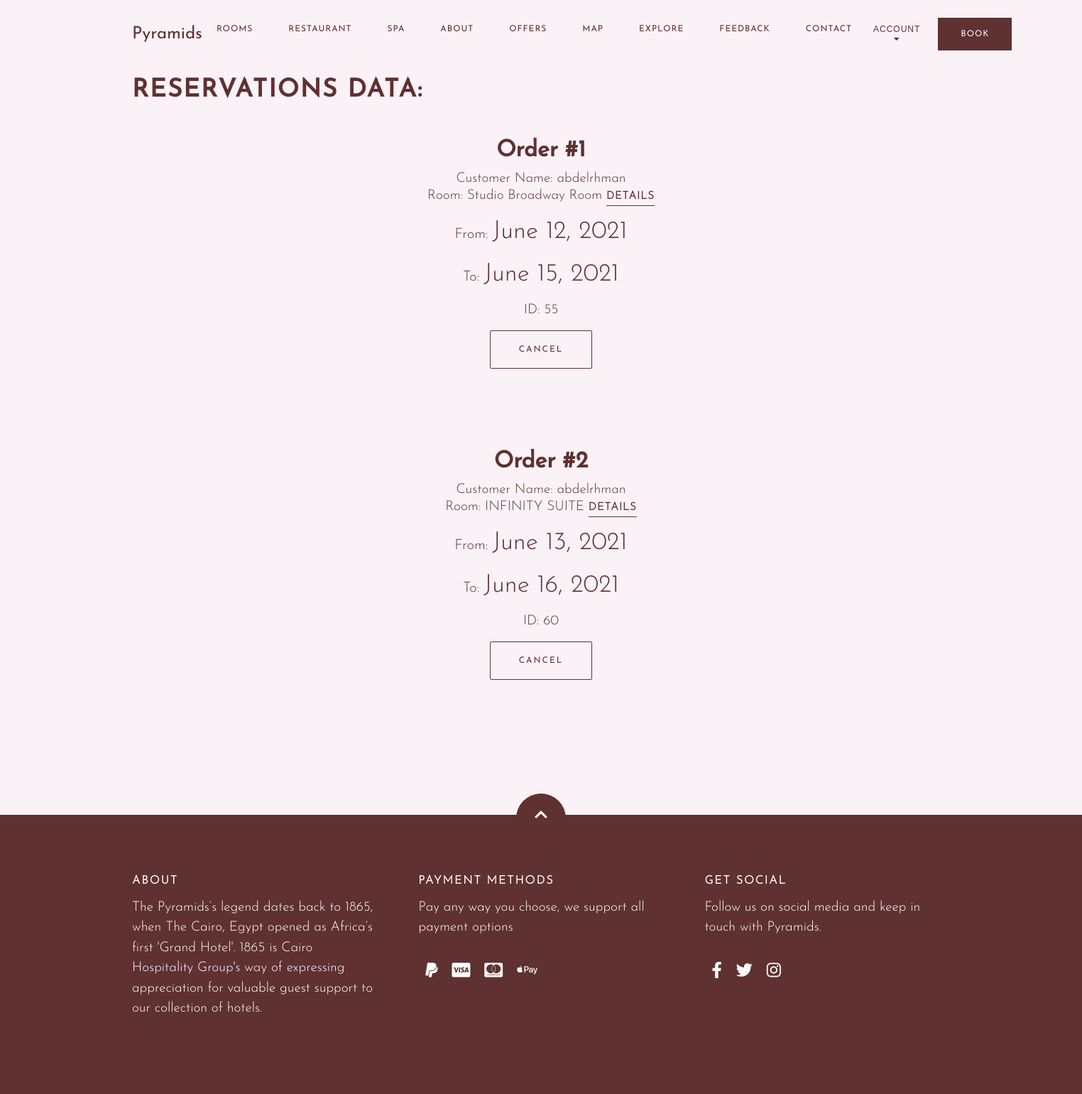
Screenshot of /reserve/ (signed in) with the database file from the repository.
### main/models.py (models this page shows)
class Reservation(models.Model):
    id = models.AutoField(primary_key=True)
    room = models.ForeignKey("Room",on_delete=models.CASCADE)
    user = models.ForeignKey("auth.User",on_delete=models.CASCADE)
    spot = models.DateField()
    to = models.DateField()

class Room(models.Model):
    id = models.AutoField(primary_key=True)
    title = models.CharField(max_length=200,default="Room")
    type = models.CharField(max_length=200,default="Single")
    avaliable = models.BooleanField(default=True)
    src = models.CharField(max_length=600,default="Image")
    desc = models.CharField(max_length=600,default="A room")
    price = models.IntegerField(default=50)
    notavailable = models.CharField(default='TTTTTTT',max_length=8)
    def __str__(self):
        return self.title

### main/views.py (the view)
# urls.py: path('reserve/',reservation_view),
def reservation_view(request):
    if not request.user.is_authenticated:
        return redirect('/login')
    reserve = Reservation.objects.filter(user=request.user)
    return render(request, "Teplates/reserve.html", {'reserves': reserve})

### main/templates/Teplates/reserve.html
{% extends 'base.html' %}
{% block content %}
<section id="rooms-list" class="rooms-list" >
   <div class="container">
     <h2>Reservations Data:</h2>
       {% for reserve in reserves %}
            <div class="row" style="display: inline">
              <div class="col-2">
                <div class="room-info" style="text-align: center">
                    <div>
                        <h3 style="font-size: 32px">Order #{{ forloop.counter }}</h3>
                        <p>Customer Name: <span>{{ reserve.user }}</span></p>
                        <p>Room: <span>{{ reserve.room }}</span> <a href="{% url 'room_view' reserve.room.id %}">Details</a></p>
                        <p class="price">From: <span>{{ reserve.spot }}</span></p>
                        <p class="price">To: <span>{{ reserve.to }}</span></p>
                        <ul>
                            <li><p>ID: {{ reserve.id }}</p></li>
                        </ul>
                        <div class="button-container container"><a style="border: none" href="{% url 'reserve_view' reserve.id %}"><button  class="btn btn-white">Cancel</button></a></div>
                    </div>
                </div>
              </div>
            </div>
       {% endfor %}
   </div>
</section>
{% endblock %}

### main/static/Teplates/style.css (style rules this page uses)
*, *::before, *::after { margin: 0; padding: 0; box-sizing: border-box; }
:root { --main-font-1: "Josefin Sans Regular", sans-serif; --main-font-2: "Josefin Sans Light", sans-serif; --secondary-font: "SourceSansPro Regular", sans-serif; --main-color: #5f3131; --white-pinkish-color : #FAF2F7; --white-color: #fff; --secondry-black: rgba(140, 47, 47, 0.5); }
html { color: var(--white-color); font-size: 10px; font-family: var(--main-font-1); scroll-behavior: smooth; }
body { background-color: var(--white-pinkish-color); }
section { padding: 8rem 0; }
a { text-decoration: none; }
p { font-size: 1.9rem; font-family: var(--main-font-2); line-height: 1.5; font-weight: 200; }
ul { list-style: none; }
h2 { font-size: 3.5rem; margin: 2rem 0; line-height: 1.3; }
h3 { font-size: 2rem; margin-bottom: 1.2rem; }
h2, h4 { text-transform: uppercase; letter-spacing: .2rem; }
.container { width: 100%; max-width: 120rem; padding: 0 2.4rem; margin: 0 auto; }
.row { display: flex; align-items: center; }
.col-2 { margin-bottom: 5rem; flex-basis: 50%; min-width: 30rem; }
.btn { display: inline-block; background: transparent; border: .1rem solid var(--white-color); border-radius: .2rem; cursor: pointer; outline: none; padding: 2rem 4rem; text-transform: uppercase; font-family: inherit; font-size: 1.2rem; font-weight: 400; letter-spacing: .2rem; overflow: hidden; position: relative; }
.btn-white { border: 1px solid var(--main-color); color: var(--main-color); transition: color .5s; z-index: 100; }
.btn-green::before, .btn-white::before { content: ''; position: absolute; top: 0; left: -10%; width: 0; height: 100%; transform: skewX(25deg); z-index: -1; transition: width .7s; }
.btn-white::before { background-color: var(--main-color); }
#reg *, *:before, *:after { -moz-box-sizing: border-box; -webkit-box-sizing: border-box; box-sizing: border-box; }
.rooms-list { color: var(--main-color); padding: 0; padding-bottom: 10rem; }
.room-info { text-align: center; padding: 1rem; background-color: var(--white-pinkish-color); }
.room-info div { max-width: 40rem; margin: 0 auto; padding: 1.5rem; }
.room-info p { line-height: 1.3; font-family: var(--main-font-2); }
.room-info a { color: var(--main-color); border-bottom: 1px solid var(--main-color); font-size: 1.5rem; font-weight: 700; text-transform: uppercase; letter-spacing: 1px; padding-bottom: .5rem; }
.price { font-size: 2rem; margin: 1.5rem; }
.price span { font-size: 3.5rem; }
.button-container { text-align: center; padding: 10rem 0; }

### rows the page displays
Reservation: user "abdelrhman", room "Studio Broadway Room", spot "June 12, 2021", to "June 15, 2021", id "55"
Reservation: user "abdelrhman", room "INFINITY SUITE", spot "June 13, 2021", to "June 16, 2021", id "60"
